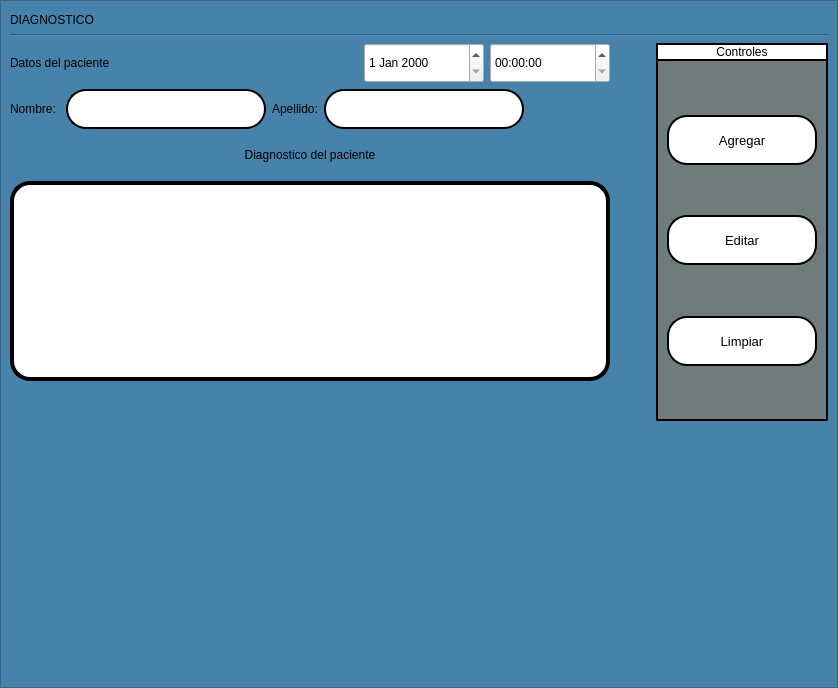
         <widget class="QWidget" name="tab_diagnostico">
          <attribute name="icon">
           <iconset>
            <normaloff>ELEMENTOS GRAFICOS/dental.png</normaloff>ELEMENTOS GRAFICOS/dental.png</iconset>
          </attribute>
          <attribute name="title">
           <string>Diagnostico</string>
          </attribute>
          <layout class="QVBoxLayout" name="verticalLayout_14">
           <property name="spacing">
            <number>0</number>
           </property>
           <property name="leftMargin">
            <number>0</number>
           </property>
           <property name="topMargin">
            <number>0</number>
           </property>
           <property name="rightMargin">
            <number>0</number>
           </property>
           <property name="bottomMargin">
            <number>0</number>
           </property>
           <item>
            <widget class="QFrame" name="frame_7">
             <property name="styleSheet">
              <string notr="true">QFrame{
background-color:rgb(70, 130, 169);
	font: 12pt &quot;Microsoft Sans Serif&quot;;
}
QTableWidget{
color:rgb(0,0,0);
gridline-color:rgb(0,206,151);
font-size:12pt;
}
QHeaderView::section{
background-color:rgb(0,206,151);
border:1px solid rgb(0,0,0);
font-size:12pt;
}
QTbaleWidget QTableCornerButton::section{
background-color:rgb(0,0,0);
border:1px solid  rgb(0,206,151);
}
QLineEdit{
border:2px solid rgb(0,0,0);
border-radius:20px;
	background-color: rgb(255, 255, 255);
	font: 12pt &quot;Microsoft Sans Serif&quot;;
}
QPushButton{
border-radius:20px;
border:2px solid rgb(0,0,0);
background-color:white;
}
QPushButton:hover{
	background-color:#CB4335;
}
QTextEdit{
border:4px solid rgb(0,0,0);
border-radius:20px;
	font: 12pt &quot;Microsoft Sans Serif&quot;;
	background-color: rgb(255, 255, 255);
}
QComboBox{
border:2px solid rgb(0,0,0);
	font: 12pt &quot;Microsoft Sans Serif&quot;;
	background-color: rgb(255, 255, 255);
}</string>
             </property>
             <property name="frameShape">
              <enum>QFrame::StyledPanel</enum>
             </property>
             <property name="frameShadow">
              <enum>QFrame::Raised</enum>
             </property>
             <layout class="QVBoxLayout" name="verticalLayout_61">
              <item>
               <layout class="QVBoxLayout" name="verticalLayout_15">
                <property name="spacing">
                 <number>4</number>
                </property>
                <item>
                 <layout class="QHBoxLayout" name="horizontalLayout_20">
                  <property name="spacing">
                   <number>6</number>
                  </property>
                  <item>
                   <widget class="QLabel" name="lbl_31">
                    <property name="text">
                     <string>DIAGNOSTICO</string>
                    </property>
                   </widget>
                  </item>
                  <item>
                   <spacer name="horizontalSpacer_7">
                    <property name="orientation">
                     <enum>Qt::Horizontal</enum>
                    </property>
                    <property name="sizeHint" stdset="0">
                     <size>
                      <width>40</width>
                      <height>20</height>
                     </size>
                    </property>
                   </spacer>
                  </item>
                 </layout>
                </item>
                <item>
                 <widget class="Line" name="line_6">
                  <property name="orientation">
                   <enum>Qt::Horizontal</enum>
                  </property>
                 </widget>
                </item>
               </layout>
              </item>
              <item>
               <layout class="QHBoxLayout" name="horizontalLayout_6">
                <item>
                 <layout class="QVBoxLayout" name="verticalLayout_21">
                  <item>
                   <layout class="QVBoxLayout" name="verticalLayout_20">
                    <item>
                     <layout class="QHBoxLayout" name="horizontalLayout_53">
                      <item>
                       <widget class="QLabel" name="lbl_32">
                        <property name="text">
                         <string>Datos del paciente</string>
                        </property>
                       </widget>
                      </item>
                      <item>
                       <spacer name="horizontalSpacer_39">
                        <property name="orientation">
                         <enum>Qt::Horizontal</enum>
                        </property>
                        <property name="sizeHint" stdset="0">
                         <size>
                          <width>40</width>
                          <height>20</height>
                         </size>
                        </property>
                       </spacer>
                      </item>
                      <item>
                       <widget class="QDateEdit" name="fecha">
                        <property name="minimumSize">
                         <size>
                          <width>120</width>
                          <height>40</height>
                         </size>
                        </property>
                        <property name="maximumSize">
                         <size>
                          <width>120</width>
                          <height>16777215</height>
                         </size>
                        </property>
                       </widget>
                      </item>
                      <item>
                       <widget class="QTimeEdit" name="hora">
                        <property name="minimumSize">
                         <size>
                          <width>120</width>
                          <height>40</height>
                         </size>
                        </property>
                       </widget>
                      </item>
                     </layout>
                    </item>
                    <item>
                     <layout class="QHBoxLayout" name="horizontalLayout_22">
                      <item>
                       <layout class="QHBoxLayout" name="horizontalLayout_43">
                        <item>
                         <widget class="QLabel" name="lbl_name_3">
                          <property name="minimumSize">
                           <size>
                            <width>50</width>
                            <height>0</height>
                           </size>
                          </property>
                          <property name="text">
                           <string>Nombre:</string>
                          </property>
                         </widget>
                        </item>
                        <item>
                         <widget class="QLineEdit" name="in_name_3">
                          <property name="minimumSize">
                           <size>
                            <width>200</width>
                            <height>40</height>
                           </size>
                          </property>
                         </widget>
                        </item>
                       </layout>
                      </item>
                      <item>
                       <layout class="QHBoxLayout" name="horizontalLayout_21">
                        <item>
                         <widget class="QLabel" name="lbl_apell_3">
                          <property name="text">
                           <string>Apellido:</string>
                          </property>
                         </widget>
                        </item>
                        <item>
                         <widget class="QLineEdit" name="in_apell_3">
                          <property name="minimumSize">
                           <size>
                            <width>200</width>
                            <height>40</height>
                           </size>
                          </property>
                         </widget>
                        </item>
                       </layout>
                      </item>
                      <item>
                       <spacer name="horizontalSpacer_8">
                        <property name="orientation">
                         <enum>Qt::Horizontal</enum>
                        </property>
                        <property name="sizeHint" stdset="0">
                         <size>
                          <width>40</width>
                          <height>20</height>
                         </size>
                        </property>
                       </spacer>
                      </item>
                     </layout>
                    </item>
                   </layout>
                  </item>
                  <item>
                   <layout class="QVBoxLayout" name="verticalLayout_19">
                    <item>
                     <widget class="QLabel" name="lbl_33">
                      <property name="minimumSize">
                       <size>
                        <width>0</width>
                        <height>40</height>
                       </size>
                      </property>
                      <property name="maximumSize">
                       <size>
                        <width>16777215</width>
                        <height>40</height>
                       </size>
                      </property>
                      <property name="text">
                       <string>Diagnostico del paciente</string>
                      </property>
                      <property name="alignment">
                       <set>Qt::AlignCenter</set>
                      </property>
                     </widget>
                    </item>
                    <item>
                     <widget class="QTextEdit" name="diag">
                      <property name="minimumSize">
                       <size>
                        <width>600</width>
                        <height>200</height>
                       </size>
                      </property>
                      <property name="maximumSize">
                       <size>
                        <width>600</width>
                        <height>200</height>
                       </size>
                      </property>
                     </widget>
                    </item>
                    <item>
                     <spacer name="verticalSpacer_4">
                      <property name="orientation">
                       <enum>Qt::Vertical</enum>
                      </property>
                      <property name="sizeHint" stdset="0">
                       <size>
                        <width>20</width>
                        <height>40</height>
                       </size>
                      </property>
                     </spacer>
                    </item>
                   </layout>
                  </item>
                 </layout>
                </item>
                <item>
                 <spacer name="horizontalSpacer_9">
                  <property name="orientation">
                   <enum>Qt::Horizontal</enum>
                  </property>
                  <property name="sizeHint" stdset="0">
                   <size>
                    <width>40</width>
                    <height>20</height>
                   </size>
                  </property>
                 </spacer>
                </item>
                <item>
                 <layout class="QVBoxLayout" name="verticalLayout_23">
                  <property name="spacing">
                   <number>0</number>
                  </property>
                  <item>
                   <widget class="QLabel" name="label_10">
                    <property name="styleSheet">
                     <string notr="true">QLabel{
background-color:white;
border-right:2px solid rgb(0,0,0);
border-left:2px solid rgb(0,0,0);
border-top:2px solid rgb(0,0,0);
}</string>
                    </property>
                    <property name="text">
                     <string>Controles</string>
                    </property>
                    <property name="alignment">
                     <set>Qt::AlignCenter</set>
                    </property>
                   </widget>
                  </item>
                  <item>
                   <widget class="QFrame" name="frame_8">
                    <property name="styleSheet">
                     <string notr="true">QFrame{
	background-color:#707B7C;
border-right:2px solid rgb(0,0,0);
border-left:2px solid rgb(0,0,0);
border-bottom:2px solid rgb(0,0,0);
border-top:2px solid rgb(0,0,0);
}</string>
                    </property>
                    <property name="frameShape">
                     <enum>QFrame::StyledPanel</enum>
                    </property>
                    <property name="frameShadow">
                     <enum>QFrame::Raised</enum>
                    </property>
                    <layout class="QVBoxLayout" name="verticalLayout_24">
                     <item>
                      <layout class="QVBoxLayout" name="verticalLayout_25">
                       <item>
                        <spacer name="verticalSpacer_17">
                         <property name="orientation">
                          <enum>Qt::Vertical</enum>
                         </property>
                         <property name="sizeHint" stdset="0">
                          <size>
                           <width>20</width>
                           <height>40</height>
                          </size>
                         </property>
                        </spacer>
                       </item>
                       <item>
                        <widget class="QPushButton" name="btn_agg_3">
                         <property name="minimumSize">
                          <size>
                           <width>150</width>
                           <height>50</height>
                          </size>
                         </property>
                         <property name="maximumSize">
                          <size>
                           <width>150</width>
                           <height>50</height>
                          </size>
                         </property>
                         <property name="font">
                          <font>
                           <pointsize>10</pointsize>
                          </font>
                         </property>
                         <property name="text">
                          <string>Agregar</string>
                         </property>
                         <property name="icon">
                          <iconset>
                           <normaloff>ELEMENTOS GRAFICOS/save.png</normaloff>ELEMENTOS GRAFICOS/save.png</iconset>
                         </property>
                         <property name="iconSize">
                          <size>
                           <width>25</width>
                           <height>25</height>
                          </size>
                         </property>
                        </widget>
                       </item>
                       <item>
                        <spacer name="verticalSpacer_10">
                         <property name="orientation">
                          <enum>Qt::Vertical</enum>
                         </property>
                         <property name="sizeHint" stdset="0">
                          <size>
                           <width>20</width>
                           <height>40</height>
                          </size>
                         </property>
                        </spacer>
                       </item>
                       <item>
                        <widget class="QPushButton" name="btn_edit_3">
                         <property name="minimumSize">
                          <size>
                           <width>150</width>
                           <height>50</height>
                          </size>
                         </property>
                         <property name="maximumSize">
                          <size>
                           <width>150</width>
                           <height>50</height>
                          </size>
                         </property>
                         <property name="font">
                          <font>
                           <pointsize>10</pointsize>
                          </font>
                         </property>
                         <property name="text">
                          <string>Editar</string>
                         </property>
                         <property name="icon">
                          <iconset>
                           <normaloff>ELEMENTOS GRAFICOS/editar-codigo.png</normaloff>ELEMENTOS GRAFICOS/editar-codigo.png</iconset>
                         </property>
                         <property name="iconSize">
                          <size>
                           <width>25</width>
                           <height>25</height>
                          </size>
                         </property>
                        </widget>
                       </item>
                       <item>
                        <spacer name="verticalSpacer_18">
                         <property name="orientation">
                          <enum>Qt::Vertical</enum>
                         </property>
                         <property name="sizeHint" stdset="0">
                          <size>
                           <width>20</width>
                           <height>40</height>
                          </size>
                         </property>
                        </spacer>
                       </item>
                       <item>
                        <widget class="QPushButton" name="btn_clear_3">
                         <property name="minimumSize">
                          <size>
                           <width>150</width>
                           <height>50</height>
                          </size>
                         </property>
                         <property name="maximumSize">
                          <size>
                           <width>150</width>
                           <height>50</height>
                          </size>
                         </property>
                         <property name="font">
                          <font>
                           <pointsize>10</pointsize>
                          </font>
                         </property>
                         <property name="text">
                          <string>Limpiar</string>
                         </property>
                         <property name="icon">
                          <iconset>
                           <normaloff>ELEMENTOS GRAFICOS/limpiar.png</normaloff>ELEMENTOS GRAFICOS/limpiar.png</iconset>
                         </property>
                         <property name="iconSize">
                          <size>
                           <width>25</width>
                           <height>25</height>
                          </size>
                         </property>
                        </widget>
                       </item>
                       <item>
                        <spacer name="verticalSpacer_19">
                         <property name="orientation">
                          <enum>Qt::Vertical</enum>
                         </property>
                         <property name="sizeHint" stdset="0">
                          <size>
                           <width>20</width>
                           <height>40</height>
                          </size>
                         </property>
                        </spacer>
                       </item>
                      </layout>
                     </item>
                    </layout>
                   </widget>
                  </item>
                 </layout>
                </item>
               </layout>
              </item>
              <item>
               <spacer name="verticalSpacer_20">
                <property name="orientation">
                 <enum>Qt::Vertical</enum>
                </property>
                <property name="sizeHint" stdset="0">
                 <size>
                  <width>20</width>
                  <height>257</height>
                 </size>
                </property>
               </spacer>
              </item>
             </layout>
            </widget>
           </item>
          </layout>
         </widget>
